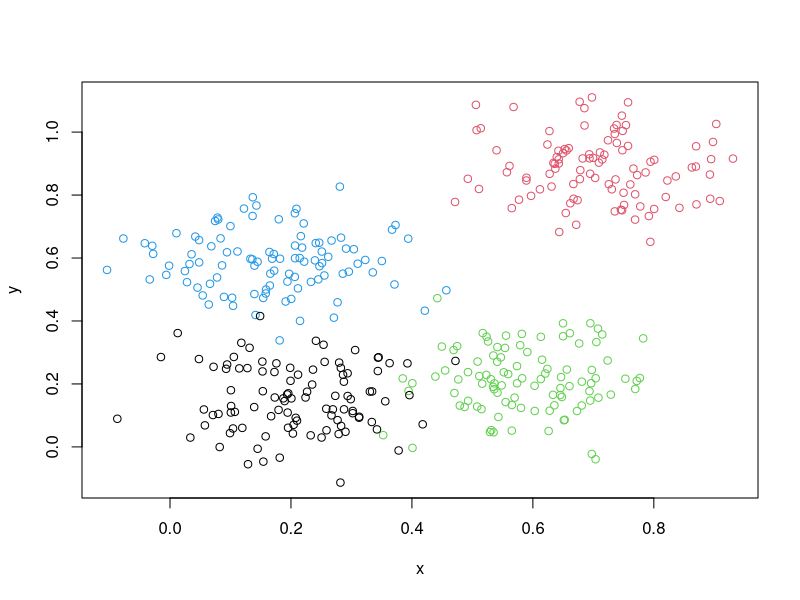
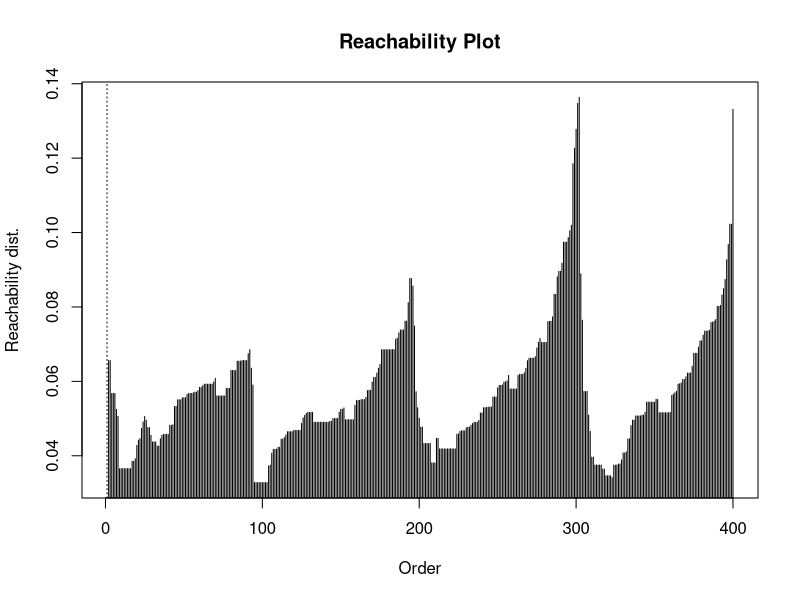

Write the R code that produced these figures, in order. (Note: this script raises an error after producing the figures.)
### THIS IS ALL EXAMPLE CODE, REWRITE THIS TO SUIT ME
library("dbscan")
set.seed(2)
n <- 400

x <- cbind(
  x = runif(4, 0, 1) + rnorm(n, sd=0.1),
  y = runif(4, 0, 1) + rnorm(n, sd=0.1)
)

plot(x, col=rep(1:4, time = 100))

### run OPTICS
res <- optics(x, eps = 10,  minPts = 10)
res

### get order
res$order

### plot produces a reachability plot
plot(res)

### identify clusters by cutting the reachability plot (black is noise)
# Optics cut doesn't work for some reason??
res <- optics_cut(res, eps_cl = .065)
res

plot(res)
plot(x, col = res$cluster+1L)

### re-cutting at a higher eps threshold
res <- optics_cut(res, eps_cl = .1)
res
plot(res)
plot(x, col = res$cluster+1L)

### identify clusters of varying density hierarchically using the Xi method
res <- opticsXi(res, xi = 0.05)
res

plot(res)
plot(x, col = res$cluster+1L)
# better visualization of the nested structure using convex hulls
hullplot(x, res)

# Xi cluster structure
res$clusters_xi

### use OPTICS on a precomputed distance matrix
d <- dist(x)
res <- optics(x, eps = 1, minPts = 10)
plot(res)
